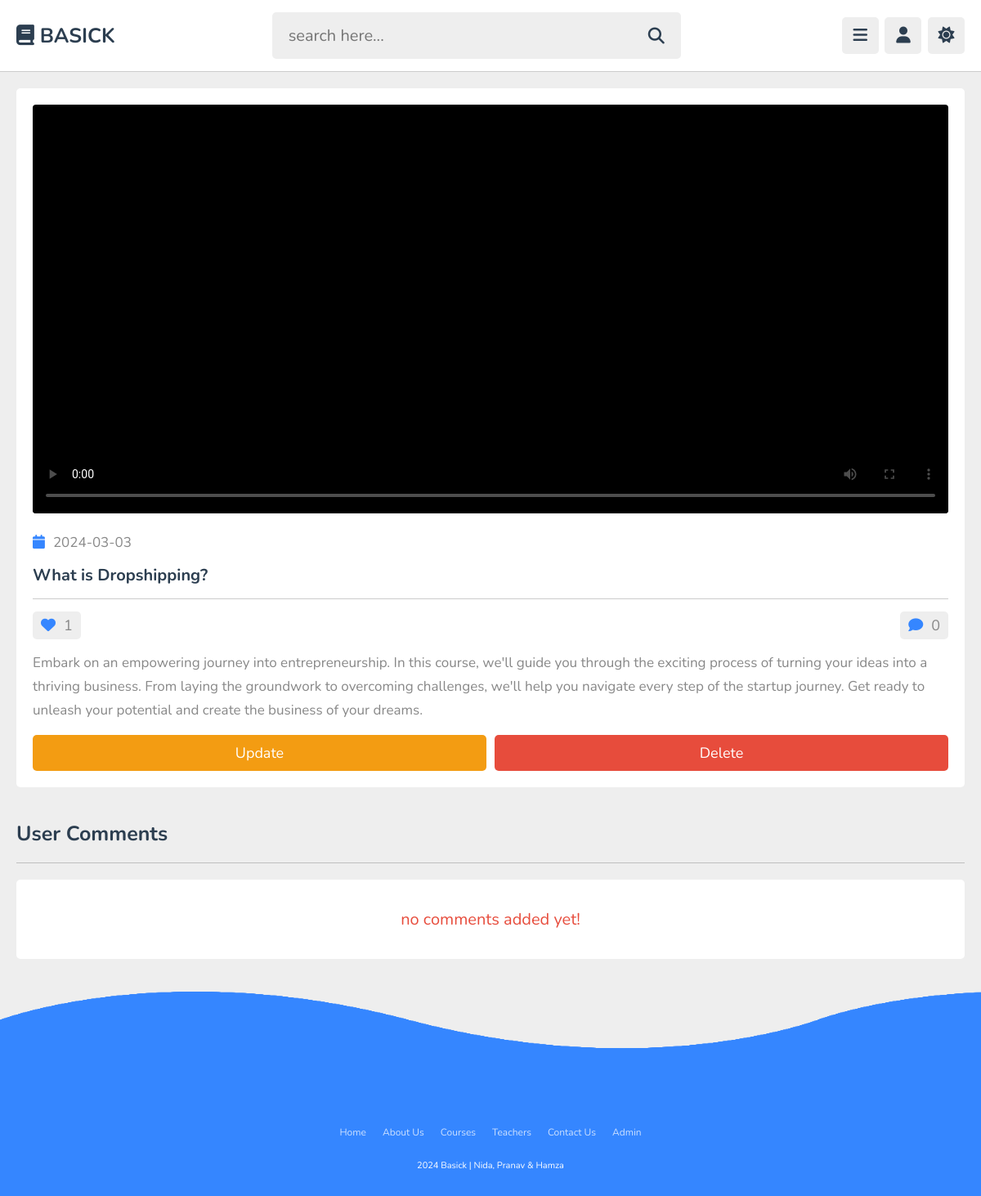
The app's page /admin/view_content.php?get_id=pMQA4MgVBUCrnNVmzTFe (signed in) with its own data.
### tables this page shows
CREATE TABLE `content` (
  `id` varchar(20) NOT NULL,
  `tutor_id` varchar(20) NOT NULL,
  `playlist_id` varchar(20) NOT NULL,
  `title` varchar(100) NOT NULL,
  `description` varchar(1000) NOT NULL,
  `video` varchar(100) NOT NULL,
  `thumb` varchar(100) NOT NULL,
  `date` date NOT NULL DEFAULT current_timestamp(),
  `status` varchar(20) NOT NULL DEFAULT 'deactive'
);

### admin/view_content.php (the view, shortened to what this page needs)
<?php
include '../components/connect.php';
if(isset($_COOKIE['tutor_id'])){
   $tutor_id = $_COOKIE['tutor_id'];
}else{
   $tutor_id = '';
   header('location:login.php');
}
if(isset($_GET['get_id'])){
   $get_id = $_GET['get_id'];
}else{
   $get_id = '';
   header('location:contents.php');
}
?>
<!DOCTYPE html>
<html lang="en">
<head>
   <link rel="stylesheet" href="https://cdnjs.cloudflare.com/ajax/libs/font-awesome/6.2.0/css/all.min.css">
   <link rel="stylesheet" href="../css/admin_style.css">
   <link rel="stylesheet" href="../css/style_footer.css">
</head>
<body>
<?php include '../components/admin_header.php'; ?>
<section class="view-content">
   <?php
      $select_content = $conn->prepare("SELECT * FROM `content` WHERE id = ? AND tutor_id = ?");
      $select_content->execute([$get_id, $tutor_id]);
      if($select_content->rowCount() > 0){
         while($fetch_content = $select_content->fetch(PDO::FETCH_ASSOC)){
            $video_id = $fetch_content['id'];
            $count_likes = $conn->prepare("SELECT * FROM `likes` WHERE tutor_id = ? AND content_id = ?");
            $count_likes->execute([$tutor_id, $video_id]);
            $total_likes = $count_likes->rowCount();
            $count_comments = $conn->prepare("SELECT * FROM `comments` WHERE tutor_id = ? AND content_id = ?");
            $count_comments->execute([$tutor_id, $video_id]);
            $total_comments = $count_comments->rowCount();
   ?>
   <div class="container">
      <video src="../uploaded_files/<?= $fetch_content['video']; ?>" autoplay controls poster="../uploaded_files/<?= $fetch_content['thumb']; ?>" class="video" style="border-radius:4px;"></video>
      <div class="date"><i class="fas fa-calendar"></i><span><?= $fetch_content['date']; ?></span></div>
      <h3 class="title"><?= $fetch_content['title']; ?></h3>
      <div class="flex">
         <div><i class="fas fa-heart"></i><span><?= $total_likes; ?></span></div>
         <div><i class="fas fa-comment"></i><span><?= $total_comments; ?></span></div>
      </div>
      <div class="description"><?= $fetch_content['description']; ?></div>
      <form action="" method="post">
         <div class="flex-btn">
            <a href="update_content.php?get_id=<?= $video_id; ?>" class="option-btn">update</a>
            <input type="submit" value="delete" class="delete-btn" onclick="return confirm('delete this video?');" name="delete_video">
         </div>
      </form>
   </div>
   <?php
    }
   }else{
      echo '<p class="empty">no contents added yet! <a href="add_content.php" class="btn" style="margin-top: 1.5rem;">add videos</a></p>';
   }
   ?>
</section>
<section class="comments">
   <h1 class="heading">user comments</h1>
   <div class="show-comments">
      <?php
         $select_comments = $conn->prepare("SELECT * FROM `comments` WHERE content_id = ?");
         $select_comments->execute([$get_id]);
         if($select_comments->rowCount() > 0){
            while($fetch_comment = $select_comments->fetch(PDO::FETCH_ASSOC)){
               $select_commentor = $conn->prepare("SELECT * FROM `users` WHERE id = ?");
               $select_commentor->execute([$fetch_comment['user_id']]);
               $fetch_commentor = $select_commentor->fetch(PDO::FETCH_ASSOC);
      ?>
      <div class="box">
         <div class="user">
            <img src="../uploaded_files/<?= $fetch_commentor['image']; ?>" alt="">
            <div>
               <h3><?= $fetch_commentor['name']; ?></h3>
               <span><?= $fetch_comment['date']; ?></span>
            </div>
         </div>
         <p class="text"><?= $fetch_comment['comment']; ?></p>
         <form action="" method="post" class="flex-btn">
            <input type="hidden" name="comment_id" value="<?= $fetch_comment['id']; ?>">
            <button type="submit" name="delete_comment" class="inline-delete-btn" onclick="return confirm('delete this comment?');">delete comment</button>
         </form>
      </div>
      <?php
       }
      }else{
         echo '<p class="empty">no comments added yet!</p>';
      }
      ?>
      </div>
</section>
<?php include '../components/footer.php'; ?>
</body>
</html>

### css/admin_style.css (style rules this page uses)
:root { --main-color:#3586ff; --red:#e74c3c; --oragen:#f39c12; --white:#fff; --black:#2c3e50; --light-color:#888; --light-bg:#eee; --border:.1rem solid rgba(0,0,0,.2); }
* { font-family: 'Nunito', sans-serif; margin: 0; padding: 0; box-sizing: border-box; outline: none; border: none; text-decoration: none; }
html { font-size: 62.5%; overflow-x: hidden; }
body { background-color: var(--light-bg); padding-left: 30rem; }
section { padding:2rem; max-width: 1200px; margin: 0 auto; }
.btn, .option-btn, .delete-btn, .inline-btn, .inline-option-btn, .inline-delete-btn { border-radius: .5rem; padding: 1rem 3rem; font-size: 1.8rem; color: #fff; margin-top: 1rem; text-transform: capitalize; cursor: pointer; text-align: center; }
.btn, .option-btn, .delete-btn { display: block; width: 100%; }
.option-btn, .inline-option-btn { background-color: var(--oragen); }
.delete-btn, .inline-delete-btn { background-color: var(--red); }
.flex-btn { display:flex; gap: 1rem; }
.empty { background-color: var(--white); border-radius: .5rem; padding: 1.5rem; text-align: center; width: 100%; font-size: 2rem; color: var(--red); }
.heading { padding-bottom: 1.8rem; border-bottom: var(--border); font-size: 2.5rem; color: var(--black); text-transform: capitalize; margin-bottom: 2rem; }
.view-content .container { background-color: var(--white); border-radius: .5rem; padding: 2rem; }
.view-content .container .video { width: 100%; object-fit: contain; margin-bottom: 1rem; background: #000; height: 50rem; }
.view-content .container .date { padding:1rem 0; font-size: 1.7rem; }
.view-content .container .date i { margin-right: 1rem; color: var(--main-color); }
.view-content .container .date span { color: var(--light-color); }
.view-content .container .title { font-size: 2rem; color: var(--black); padding: .5rem 0; }
.view-content .container .flex { display: flex; align-items: center; justify-content: space-between; gap: 1.5rem; font-size: 1.8rem; border-top: var(--border); padding-top: 1.5rem; padding-bottom: 1rem; margin-top: 1rem; }
.view-content .container .flex div { background-color: var(--light-bg); border-radius: .5rem; padding: .5rem 1rem; }
.view-content .container .flex i { margin-right: 1rem; color: var(--main-color); }
.view-content .container .flex span { color: var(--light-color); }
.view-content .container .description { padding: .5rem 0; line-height: 1.7; font-size: 1.7rem; color: var(--light-color); }
.comments .show-comments { background-color: var(--white); border-radius: .5rem; padding: 2rem; display: grid; gap: 2.5rem; }
@media (max-width:1200px) { body { padding-left: 0; } }

### css/style_footer.css (style rules this page uses)
* { margin: 0; padding: 0; box-sizing: border-box; font-family: 'Nunito', sans-serif; }

### records on screen
content: date "2024-03-03", title "What is Dropshipping?", total_likes "1", total_comments "0", description "Embark on an empowering journey into entrepreneurship. In this course, we'll guide you through the exciting process of turning your ideas into a thriving business. From laying the groundwork to overcoming challenges, we'll help you navigate every step of the startup journey. Get ready to unleash your potential and create the business of your dreams."
